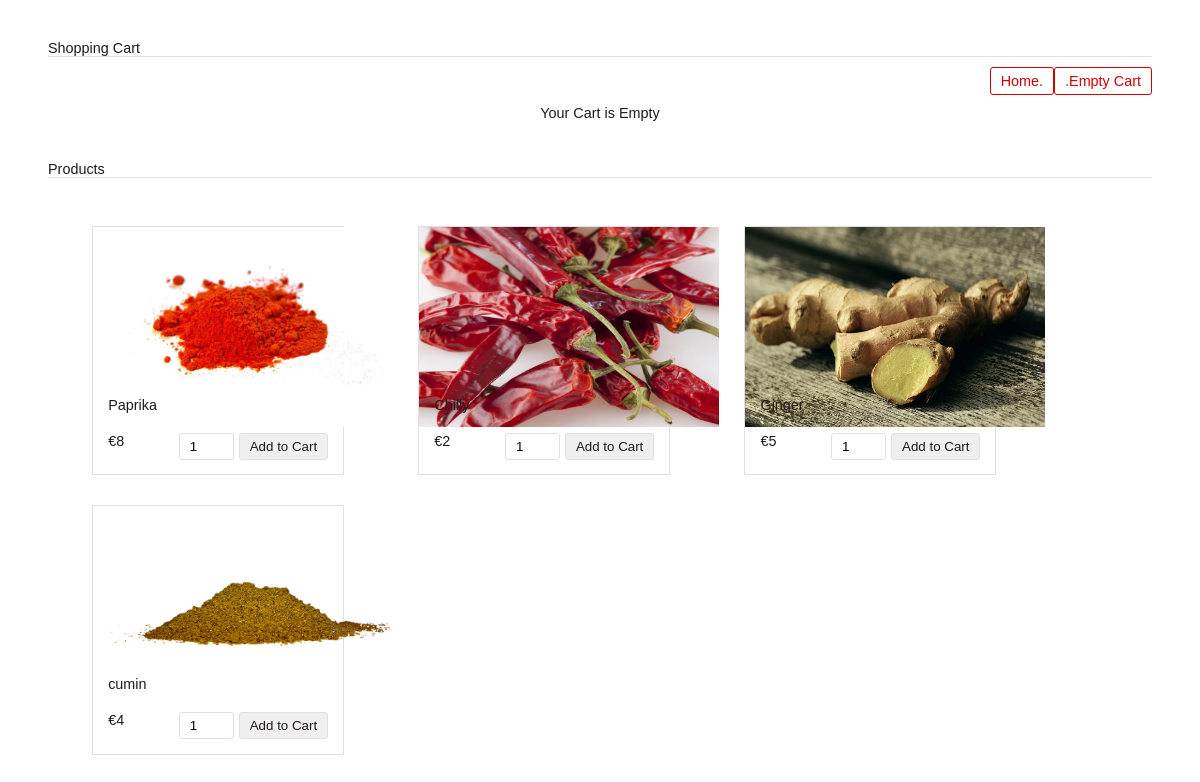
The app's page /ShoppingCart/shopping/shop.php with its own data.
### tables this page shows
CREATE TABLE `products` (
  `product_id` int(22) NOT NULL,
  `product_name` varchar(22) NOT NULL,
  `product_price` int(22) NOT NULL,
  `product_cat` varchar(22) NOT NULL,
  `product_details` varchar(22) NOT NULL
);

### ShoppingCart/shopping/dbcontroller.php (called while the page is built, shortened)
<?php
class DBController {
	private $host = "localhost";
	private $user = "root";
	private $password = "root";
	private $database = "asianspices";
	private $conn;
	function __construct() {
		$this->conn = $this->connectDB();
	}
	function connectDB() {
		$conn = mysqli_connect($this->host,$this->user,$this->password,$this->database);
		return $conn;
	}
	function runQuery($query) {
		$result = mysqli_query($this->conn,$query);
		while($row=mysqli_fetch_assoc($result)) {
			$resultset[] = $row;
		}
		if(!empty($resultset))
			return $resultset;
	}
}
?>

### ShoppingCart/shopping/shop.php (the view, shortened to what this page needs)
<?php
require_once("dbcontroller.php");
$db_handle = new DBController();
?>
<HTML>
<HEAD>
<link href="style.css" type="text/css" rel="stylesheet" />
</HEAD>
<BODY>
<div id="shopping-cart">
<div class="txt-heading">Shopping Cart</div>
<a id="btnEmpty" href="shop.php?action=empty">.Empty Cart</a>
<a id="btnEmpty" href="../../display.html">Home.</a>
<?php
if(isset($_SESSION["cart_item"])){
    $total_quantity = 0;
    $total_price = 0;
?>
<table class="tbl-cart" cellpadding="10" cellspacing="1">
<tbody>
<tr>
<th style="text-align:left;">Product Name</th>
<th style="text-align:left;">Product Id</th>
<th style="text-align:right;" width="5%">Quantity</th>
<th style="text-align:right;" width="10%">Unit Price</th>
<th style="text-align:right;" width="10%">Price</th>
</tr>
<?php
    foreach ($_SESSION["cart_item"] as $item){
        $item_price = $item["quantity"]*$item["product_price"];
		?>
				<tr>
				<td><img src="<?php echo $item["product_cat"]; ?>" class="cart-item-image" /><?php echo $item["product_name"]; ?></td>
				<td><?php echo $item["product_id"]; ?></td>
				<td style="text-align:right;"><?php echo $item["quantity"]; ?></td>
				<td  style="text-align:right;"><?php echo "$ ".$item["product_price"]; ?></td>
				<td  style="text-align:right;"><?php echo "$ ". number_format($item_price,2); ?></td>
				</tr>
				<?php
				$total_quantity += $item["quantity"];
				$total_price += ($item["product_price"]*$item["quantity"]);
		}
		?>
<tr>
<td colspan="2" align="right">Total:</td>
<td align="right"><?php echo $total_quantity; ?></td>
<td align="right" colspan="2"><strong><?php echo "$ ".number_format($total_price, 2); ?></strong></td>
</tr>
</tbody>
</table>
<a id="btnEmpty" href="../../paymentsPage.html">Proceed</a>
  <?php
} else {
?>
<div class="no-records">Your Cart is Empty</div>
<?php
}
?>
</div>
<div id="product-grid">
	<div class="txt-heading">Products</div>
	<?php
	$product_array = $db_handle->runQuery("SELECT * FROM products ORDER BY product_id ASC");
	if (!empty($product_array)) {
		foreach($product_array as $key=>$value){
	?>
		<div class="product-item" style="margin-left:4%">
			<form method="post" action="shop.php?action=add&product_id=<?php echo $product_array[$key]["product_id"]; ?>">
			<div class="product-image"><img src="<?php echo $product_array[$key]["product_cat"]; ?>" style='width:300px;height:200px'></div>
			<div class="product-tile-footer">
			<div class="product-title"><?php echo $product_array[$key]["product_name"]; ?></div>
			<div class="product-price"><?php echo "€".$product_array[$key]["product_price"]; ?></div>
			<div class="cart-action"><input type="text" class="product-quantity" name="quantity" value="1" size="2" /><input type="submit" value="Add to Cart" class="btnAddAction" /></div>
			</div>
			</form>
		</div>
	<?php
		}
	}
	?>
</div>
</BODY>
</HTML>

### ShoppingCart/shopping/style.css (style rules this page uses)
body { font-family: Arial; color: #211a1a; font-size: 0.9em; }
#shopping-cart { margin: 40px; }
#product-grid { margin: 40px; }
.txt-heading { color: #211a1a; border-bottom: 1px solid #E0E0E0; overflow: auto; }
#btnEmpty { background-color: #ffffff; border: #d00000 1px solid; padding: 5px 10px; color: #d00000; float: right; text-decoration: none; border-radius: 3px; margin: 10px 0px; }
.btnAddAction { padding: 5px 10px; margin-left: 5px; background-color: #efefef; border: #E0E0E0 1px solid; color: #211a1a; float: right; text-decoration: none; border-radius: 3px; cursor: pointer; }
#product-grid .txt-heading { margin-bottom: 18px; }
.product-item { float: left; background: #ffffff; margin: 30px 30px 0px 0px; border: #E0E0E0 1px solid; }
.product-image { height: 155px; width: 250px; background-color: #FFF; }
.product-title { margin-bottom: 20px; }
.product-price { float:left; }
.cart-action { float: right; }
.product-quantity { padding: 5px 10px; border-radius: 3px; border: #E0E0E0 1px solid; }
.product-tile-footer { padding: 15px 15px 0px 15px; overflow: auto; }
.no-records { text-align: center; clear: both; margin: 38px 0px; }

### records on screen
products: product_cat (picture), product_name "Paprika", product_price "8"
products: product_cat (picture), product_name "Chilly", product_price "2"
products: product_cat (picture), product_name "Ginger", product_price "5"
products: product_cat (picture), product_name "cumin", product_price "4"
